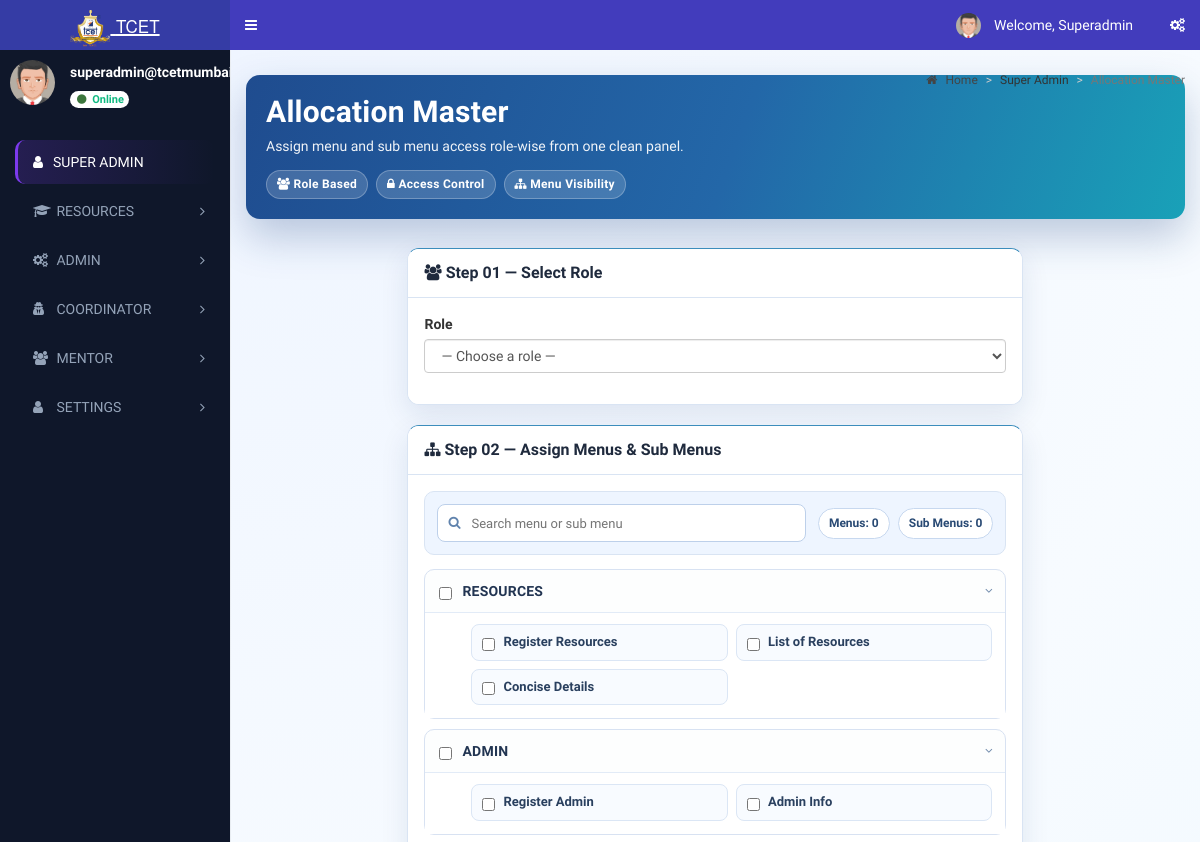
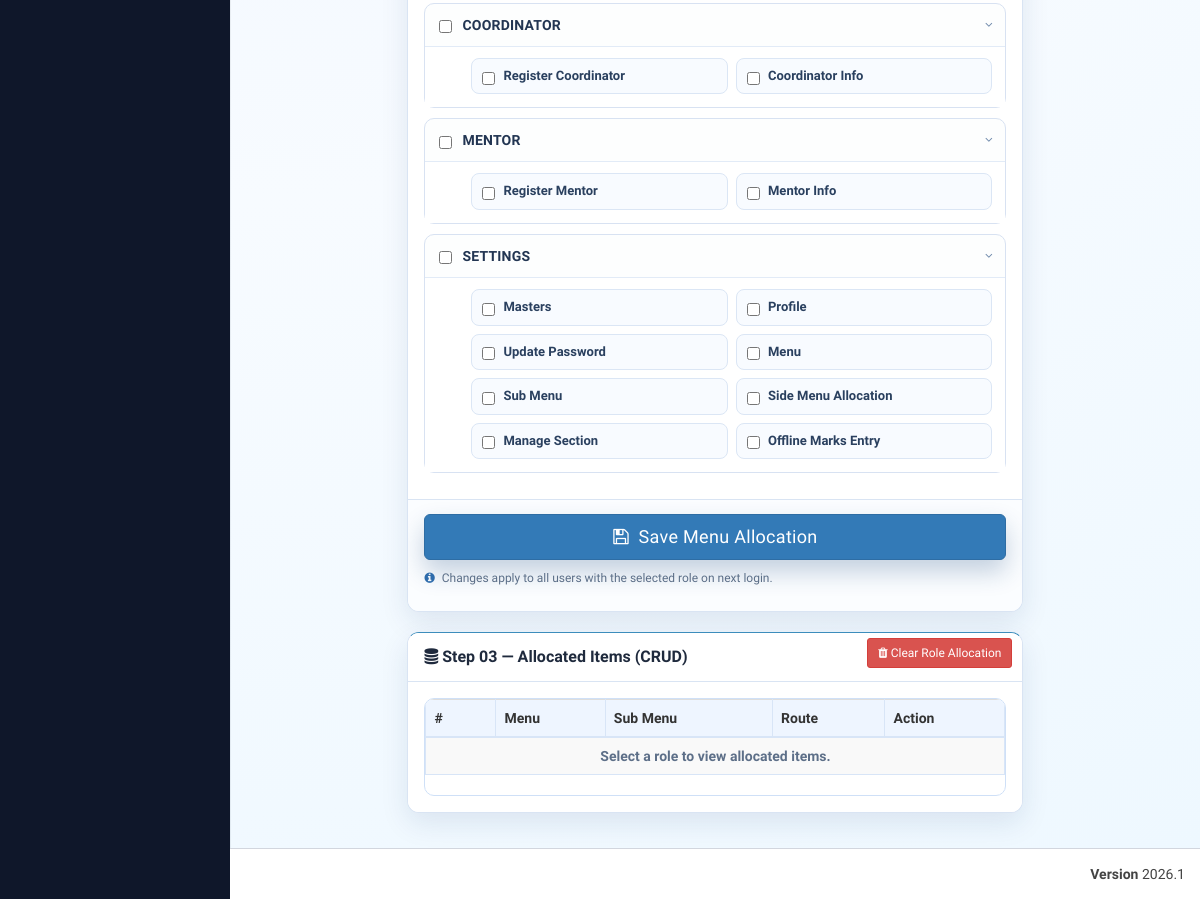
The page /admin/allocation_master.php (signed in) on the database as committed earlier (2 pictures, top to bottom).
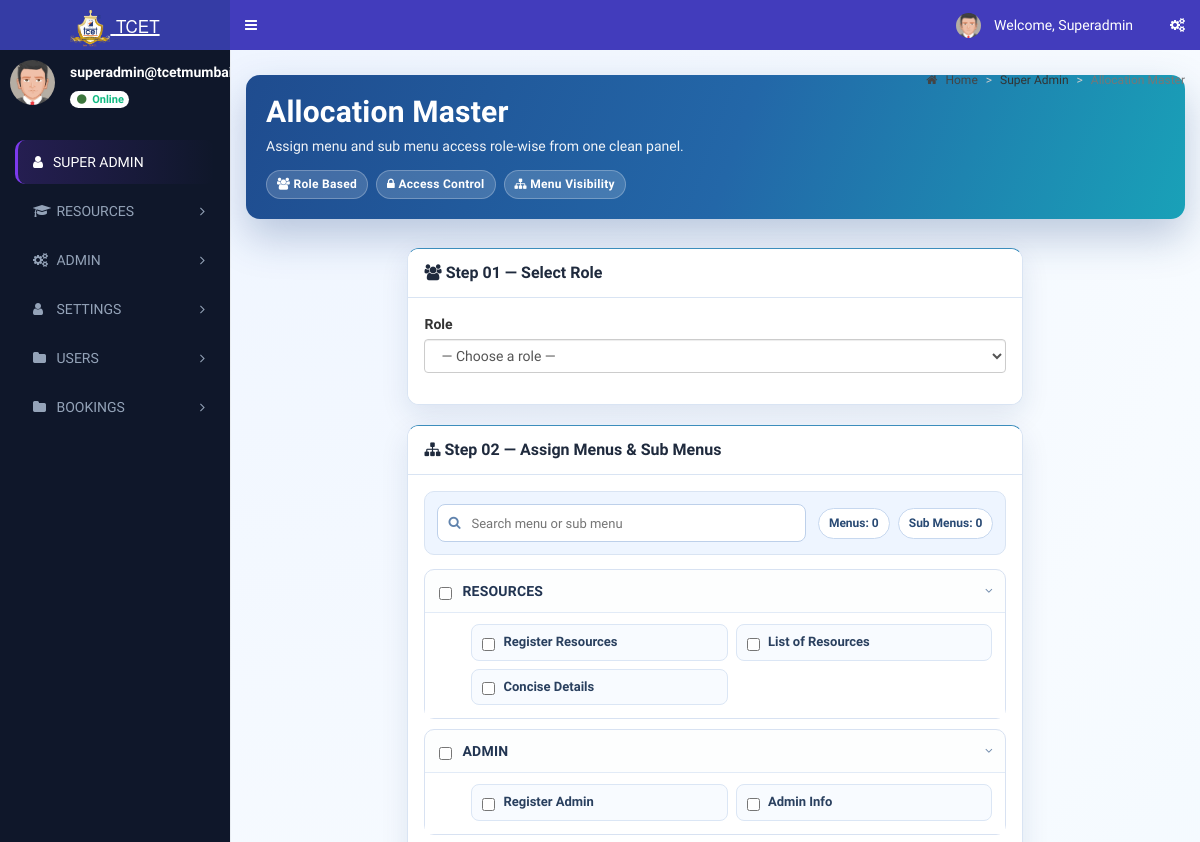
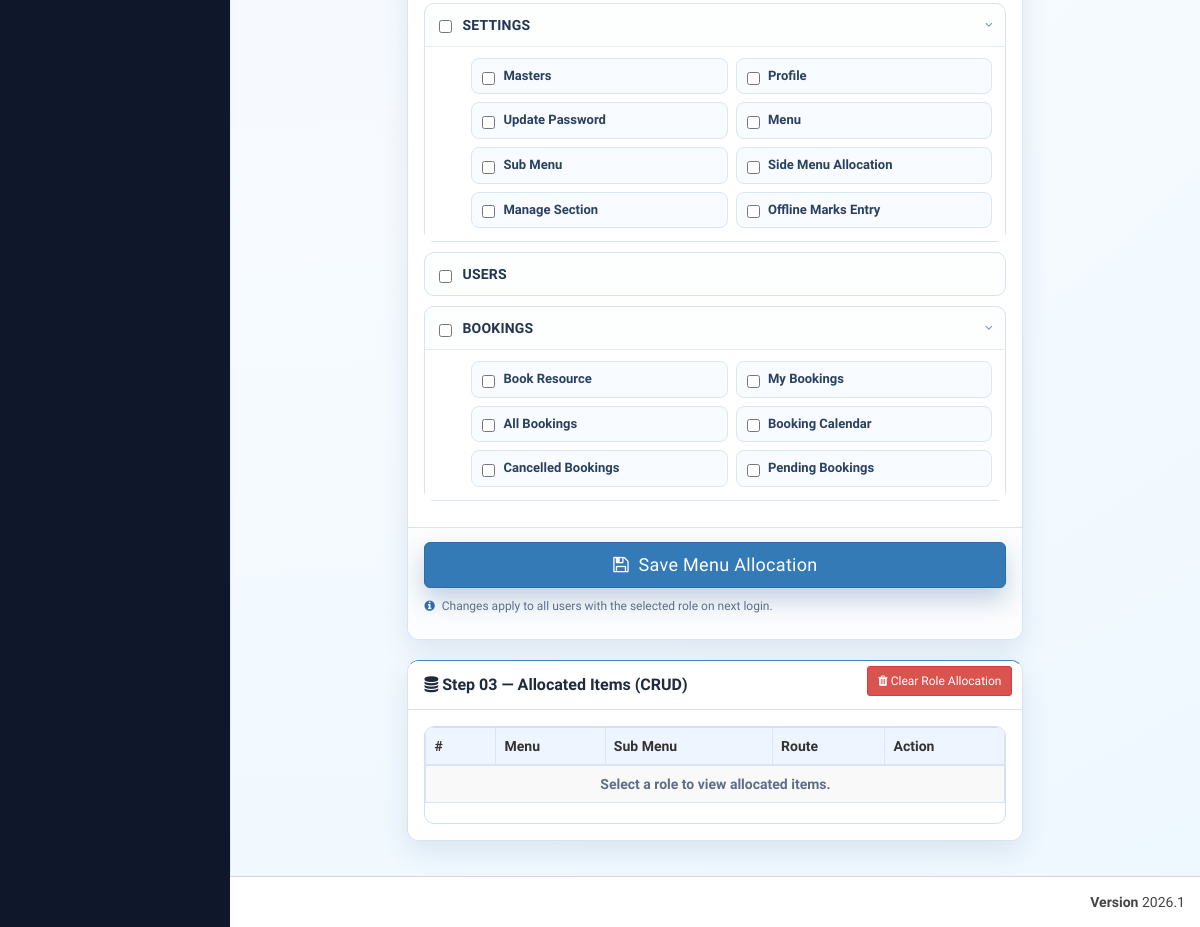
The same page on the database as committed later (2 pictures, top to bottom).
### tables this page shows
CREATE TABLE `rt_login` (
  `login_id` int(11) NOT NULL,
  `username` varchar(200) NOT NULL,
  `password` varchar(255) NOT NULL,
  `role_id` int(11) NOT NULL,
  `user_id` int(11) NOT NULL,
  `created_at` timestamp NOT NULL DEFAULT current_timestamp(),
  `reset_token` varchar(255) DEFAULT NULL,
  `token_expiry` datetime DEFAULT NULL
);

CREATE TABLE `rt_role_master` (
  `role_id` int(11) NOT NULL,
  `role_name` varchar(100) NOT NULL
);

CREATE TABLE `rt_menu_master` (
  `menu_id` int(11) NOT NULL,
  `menu_name` varchar(100) NOT NULL,
  `menu_icon` varchar(100) NOT NULL DEFAULT 'fa fa-folder'
);

CREATE TABLE `rt_sub_menu_master` (
  `sub_menu_id` int(11) NOT NULL,
  `menu_id` int(11) NOT NULL,
  `sort_order` int(11) NOT NULL DEFAULT 0,
  `sub_menu_name` varchar(100) NOT NULL,
  `sub_menu_icon` varchar(100) NOT NULL DEFAULT 'fa fa-angle-double-right',
  `sub_menu_route` varchar(255) NOT NULL DEFAULT '#'
);

### database/db_connect.php (called while the page is built, shortened)
<?php
class DBController
{
    public $host = "localhost";
    public $user = "root";
    public $password = "";
    public $database = "tcet_rt";
   public $conn;
    function __construct()
    {
        $this->conn = $this->connectDB();
    }
    function connectDB()
{
    try {
        $conn = mysqli_connect($this->host, $this->user, $this->password, $this->database, 3307);
        return $conn;
    } catch (Exception $e) {
        die("Database connection failed: " . $e->getMessage());
    }
}
    function runQuery($query) {
        $result = mysqli_query($this->conn,$query);
        while($row=mysqli_fetch_assoc($result)) {
            $resultset[] = $row;
        }
        if(!empty($resultset))
            return $resultset;
    }
}
?>

### admin/allocation_master.php (the view, shortened to what the rows shown need)
<?php
include_once("../database/db_connect.php");
$db = new DBController();
function resolve_system_menu_id($db)
{
  $menuSql = "SELECT menu_id, menu_name FROM rt_menu_master WHERE LOWER(TRIM(menu_name)) IN ('settings', 'admin') ORDER BY CASE WHEN LOWER(TRIM(menu_name)) = 'settings' THEN 0 ELSE 1 END, menu_id ASC LIMIT 1";
  $menuRows = $db->runQuery($menuSql) ?? array();
  if (!empty($menuRows) && isset($menuRows[0]['menu_id'])) {
    return (int) $menuRows[0]['menu_id'];
  }
  return 0;
}
function ensure_system_setting_submenus($db, $systemMenuId)
{
  $systemMenuId = (int) $systemMenuId;
  $settingRows = $db->runQuery("SELECT sub_menu_id FROM rt_sub_menu_master WHERE menu_id = {$systemMenuId} ORDER BY sort_order ASC, sub_menu_id ASC") ?? array();
}
$systemMenuId = resolve_system_menu_id($db);
ensure_system_setting_submenus($db, $systemMenuId);
include "header/header.php";
require_once '../database/db_connect.php';
$roles_raw = $db->runQuery("SELECT role_id, role_name FROM rt_role_master") ?? [];
$all_menus = $db->runQuery("SELECT * FROM rt_menu_master ORDER BY menu_id") ?? [];
$all_subs  = [];
$subs_raw  = $db->runQuery("SELECT * FROM rt_sub_menu_master ORDER BY menu_id, sub_menu_id") ?? [];
foreach ($subs_raw as $sub) {
    $all_subs[$sub['menu_id']][] = $sub;
}
?>
  <div class="content-wrapper">
    <section class="content-header">
      <div class="alloc-page-head">
        <h1>Allocation Master</h1>
      </div>
    </section>
    <section class="content">
      <form method="POST" action="">
        <div class="row">
          <div class="col-md-8 col-md-offset-2">
            <div class="box box-primary alloc-panel" id="menu-container">
              <div class="box-body">
                <ul class="menu-tree">
                  <?php foreach ($all_menus as $menu): ?>
                    <?php $mid = $menu['menu_id']; ?>
                    <li class="tree-item" id="tree_item_<?= $mid ?>" data-menu-name="<?= htmlspecialchars(strtolower($menu['menu_name'])) ?>">
                      <div class="tree-header">
                        <input type="checkbox"
                               class="main-check flat-blue"
                               name="menu_ids[]"
                               value="<?= $mid ?>"
                               id="menu_<?= $mid ?>"/>
                        <label class="menu-label" for="menu_<?= $mid ?>">
                          <?= htmlspecialchars($menu['menu_name']) ?>
                        </label>
                        <?php if (!empty($all_subs[$mid])): ?>
                          <i class="fa fa-angle-right tree-toggle open" id="arrow_<?= $mid ?>"></i>
                        <?php endif; ?>
                      </div>
                      <?php if (!empty($all_subs[$mid])): ?>
                        <div class="sub-menu-grid open" id="sub_grid_<?= $mid ?>">
                          <?php foreach ($all_subs[$mid] as $sub): ?>
                            <div class="sub-item" id="sub_item_<?= $sub['sub_menu_id'] ?>">
                              <input type="checkbox"
                                     class="sub-check flat-blue"
                                     name="sub_menu_ids[]"
                                     value="<?= $sub['sub_menu_id'] ?>"
                                     data-menu="<?= $mid ?>"
                                     id="sub_<?= $sub['sub_menu_id'] ?>"/>
                              <label for="sub_<?= $sub['sub_menu_id'] ?>" class="alloc-sub-label" data-sub-name="<?= htmlspecialchars(strtolower($sub['sub_menu_name'])) ?>">
                                <?= htmlspecialchars($sub['sub_menu_name']) ?>
                              </label>
                            </div>
                          <?php endforeach; ?>
                        </div>
                      <?php endif; ?>
                    </li>
                  <?php endforeach; ?>
                </ul>
              </div>
            </div>
            <div class="box box-primary alloc-panel" id="allocation-crud-box">
              <div class="box-body">
                <div class="alloc-crud-table-wrap">
                  <table class="table table-bordered table-striped alloc-crud-table">
                    <thead>
                      <tr>
                        <th style="width:70px;">#</th>
                        <th>Menu</th>
                        <th>Sub Menu</th>
                        <th>Route</th>
                        <th style="width:120px;">Action</th>
                      </tr>
                    </thead>
                  </table>
                </div>
              </div>
            </div>
          </div>
        </div>
      </form>
    </section>
  </div>
<?php include "header/footer.php" ?>

### admin/header/header.php (shortened to what the rows shown need)
<?php
include_once("../database/db_connect.php");
$db_handle = new DBController();
$sql = "SELECT * FROM rt_login WHERE login_id='" . $_SESSION['user_session'] . "'";
$result = mysqli_query($db_handle->conn, $sql) or die("database error:" . mysqli_error($db_handle->conn));
while ($row = $result->fetch_assoc()) {
	$usertype = $row['role_id'];
	$name = $row['username'];
  $full_email = $name;
  $user_name = strstr($full_email, '@', true);
  $display_name = ucwords(str_replace(['.', '_'], ' ', $user_name));
}
$sql = "SELECT * FROM rt_role_master WHERE role_id='" . $usertype . "'";
$result = mysqli_query($db_handle->conn, $sql) or die("database error:" . mysqli_error($db_handle->conn));
while ($row = $result->fetch_assoc()) {
	$role_name = $row['role_name'];
}
?>
<!DOCTYPE html>
<html>
<head>
	<link rel="stylesheet" href="bootstrap/css/bootstrap.min.css">
	<link rel="stylesheet" href="https://cdnjs.cloudflare.com/ajax/libs/font-awesome/4.5.0/css/font-awesome.min.css">
	<link rel="stylesheet" href="https://cdnjs.cloudflare.com/ajax/libs/ionicons/2.0.1/css/ionicons.min.css">
	<link rel="stylesheet" href="dist/css/AdminLTE.min.css">
	<link rel="stylesheet" href="dist/css/skins/_all-skins.min.css">
	<link rel="stylesheet" href="plugins/iCheck/flat/blue.css">
	<link rel="stylesheet" href="plugins/morris/morris.css">
	<link rel="stylesheet" href="plugins/jvectormap/jquery-jvectormap-1.2.2.css">
	<link rel="stylesheet" href="plugins/datepicker/datepicker3.css">
	<link rel="stylesheet" href="plugins/daterangepicker/daterangepicker.css">
	<link rel="stylesheet" href="plugins/bootstrap-wysihtml5/bootstrap3-wysihtml5.min.css">
</head>
<body class="hold-transition skin-blue sidebar-mini">
	<div class="wrapper">
		<header class="main-header">
			<nav class="navbar navbar-static-top">
				<div class="navbar-custom-menu">
					<ul class="nav navbar-nav">
						<li class="dropdown user user-menu">
							<a href="#" class="dropdown-toggle" data-toggle="dropdown">
								<img src="dist/img/user2-160x160.jpg" class="user-image" alt="User Image">
								<span class="hidden-xs">&nbsp;Welcome, <?php echo $display_name; ?> &nbsp;</span>
							</a>
						</li>
					</ul>
				</div>
			</nav>
		</header>
		<aside class="main-sidebar">
			<section class="sidebar">
				<div class="user-panel">
					<div class="pull-left info">
						<p><?php echo $name;  ?></p>
						<a class="badge" href="#" style="background:white; color: green;">
							<i class="fa fa-circle text-success"></i> Online
						</a>
					</div>
				</div>
				<br />
				<?php include "side_menu.php"; ?>
		</aside>

### admin/header/side_menu.php (shortened to what the rows shown need)
<?php
function sidebar_has_column($conn, $table, $column)
{
	$escapedColumn = mysqli_real_escape_string($conn, $column);
	$result = mysqli_query($conn, "SHOW COLUMNS FROM $table LIKE '$escapedColumn'");
	$exists = ($result && mysqli_num_rows($result) > 0);
	return $exists;
}
$menuHasIconColumn = sidebar_has_column($db_handle->conn, 'rt_menu_master', 'menu_icon');
$subMenuHasIconColumn = sidebar_has_column($db_handle->conn, 'rt_sub_menu_master', 'sub_menu_icon');
$subMenuHasRouteColumn = sidebar_has_column($db_handle->conn, 'rt_sub_menu_master', 'sub_menu_route');
$menuTree = array();
$menuIconSelect = $menuHasIconColumn
	? "COALESCE(NULLIF(TRIM(m.menu_icon), ''), 'fa fa-folder') AS menu_icon"
	: "'fa fa-folder' AS menu_icon";
$subMenuRouteSelect = $subMenuHasRouteColumn
	? "COALESCE(NULLIF(TRIM(sm.sub_menu_route), ''), '#') AS sub_menu_route"
	: "'#' AS sub_menu_route";
$subMenuIconSelect = $subMenuHasIconColumn
	? "COALESCE(NULLIF(TRIM(sm.sub_menu_icon), ''), 'fa fa-angle-double-right') AS sub_menu_icon"
	: "'fa fa-angle-double-right' AS sub_menu_icon";
$menuSql = "SELECT m.menu_id, m.menu_name, $menuIconSelect
			FROM rt_menu_master m
			WHERE (
				EXISTS (
					SELECT 1
					FROM rt_menu_allocation_master mar
					WHERE mar.menu_id = m.menu_id
					  AND mar.role_id = ?
					  AND mar.sub_menu_id IS NULL
				)
				OR EXISTS (
					SELECT 1
					FROM rt_menu_allocation_master maa
					WHERE maa.menu_id = m.menu_id
					  AND maa.role_id = ?
					  AND maa.sub_menu_id IS NOT NULL
				)
			)
			ORDER BY m.menu_id";
$menuStmt = mysqli_prepare($db_handle->conn, $menuSql);
if ($menuStmt) {
	mysqli_stmt_bind_param($menuStmt, 'ii', $usertype, $usertype);
	mysqli_stmt_execute($menuStmt);
	$menuResult = mysqli_stmt_get_result($menuStmt);
	while ($menuRow = mysqli_fetch_assoc($menuResult)) {
		$menuId = (int) $menuRow['menu_id'];
		$menuTree[$menuId] = array(
			'menu_name' => $menuRow['menu_name'],
			'menu_icon' => $menuRow['menu_icon'],
			'submenus' => array()
		);
		$subSql = "SELECT sm.sub_menu_id, sm.sub_menu_name, $subMenuRouteSelect, $subMenuIconSelect
				   FROM rt_sub_menu_master sm
				   WHERE sm.menu_id = ?
				   AND (
					   EXISTS (
						   SELECT 1
						   FROM rt_menu_allocation_master mar
						   WHERE mar.sub_menu_id = sm.sub_menu_id
							 AND mar.role_id = ?
					   )
				   )
				   ORDER BY sm.sort_order ASC, sm.sub_menu_id ASC";
		$subStmt = mysqli_prepare($db_handle->conn, $subSql);
		if ($subStmt) {
			mysqli_stmt_bind_param($subStmt, 'ii', $menuId, $usertype);
			mysqli_stmt_execute($subStmt);
			$subResult = mysqli_stmt_get_result($subStmt);
			while ($subRow = mysqli_fetch_assoc($subResult)) {
				$menuTree[$menuId]['submenus'][] = $subRow;
			}
		}
	}
}
?>
<ul class="sidebar-menu" id="sidebar-dynamic-menu"  data-widget="tree">
	<li class="active"><a href="index.php"><i
				class="fa fa-user"></i><span><?php echo htmlspecialchars($role_name); ?></span></a></li>
	<?php foreach ($menuTree as $menuId => $menuData) {
		$menuName = trim((string) $menuData['menu_name']);
		$menuIcon = trim((string) $menuData['menu_icon']);
		?>
		<li class="treeview" data-menu-id="<?php echo $menuId; ?>" id="sidebar-menu-<?php echo $menuId; ?>">
			<a href="#">
				<i class="<?php echo htmlspecialchars($menuIcon); ?>" aria-hidden="true"></i>
				<span><?php echo strtoupper(htmlspecialchars($menuName)); ?></span>
				<span class="pull-right-container">
					<i class="fa fa-angle-right pull-right"></i>
				</span>
			</a>
		</li>
	<?php } ?>
</ul>
</section>

Rows that differ between the two databases and show on the page:
removed rt_menu_master: menu_name "COORDINATOR"
removed rt_menu_master: menu_name "MENTOR"
removed rt_sub_menu_master: sub_menu_name "Register Coordinator", shown under "COORDINATOR"
removed rt_sub_menu_master: sub_menu_name "Coordinator Info", shown under "COORDINATOR"
removed rt_sub_menu_master: sub_menu_name "Register Mentor", shown under "MENTOR"
removed rt_sub_menu_master: sub_menu_name "Mentor Info", shown under "MENTOR"
added rt_menu_master: menu_name "USERS"
added rt_menu_master: menu_name "BOOKINGS"
added rt_sub_menu_master: sub_menu_name "Book Resource", shown under "BOOKINGS"
added rt_sub_menu_master: sub_menu_name "My Bookings", shown under "BOOKINGS"
added rt_sub_menu_master: sub_menu_name "All Bookings", shown under "BOOKINGS"
added rt_sub_menu_master: sub_menu_name "Booking Calendar", shown under "BOOKINGS"
added rt_sub_menu_master: sub_menu_name "Cancelled Bookings", shown under "BOOKINGS"
added rt_sub_menu_master: sub_menu_name "Pending Bookings", shown under "BOOKINGS"
